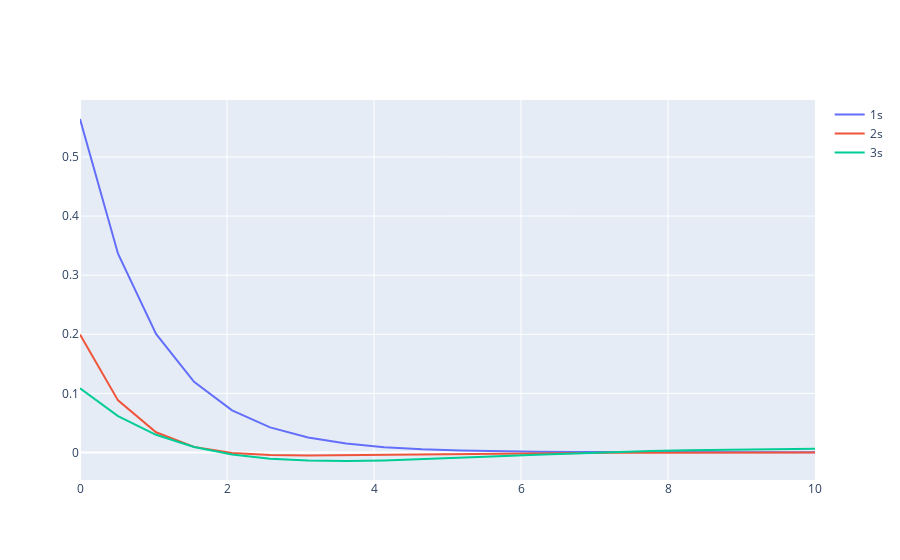

Here is the notebook cell this chart was saved with:
### Code cell
# Demonstration of line plots with plotly.

# This cell demonstrates setting the x axis range using the 

figure_data = [
    go.Scatter(x=r, y=s_wavefunctions[0], name='1s'),
    go.Scatter(x=r, y=s_wavefunctions[1], name='2s'),
    go.Scatter(x=r, y=s_wavefunctions[2], name='3s')
]

layout = {"xaxis":{
            "range": [0, 10]
                }
         }

fig = go.Figure(data=figure_data, layout=layout)

fig.show()
